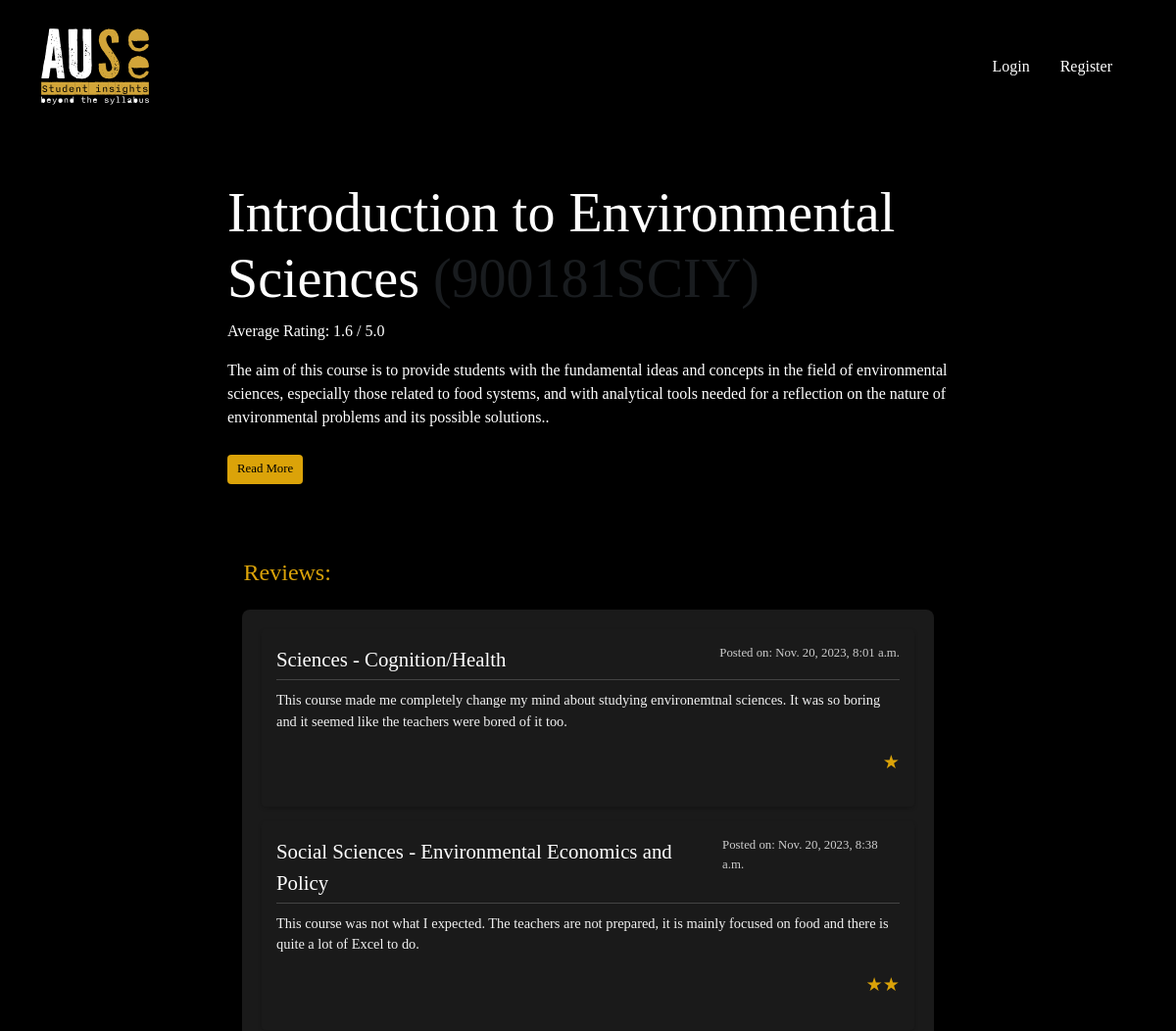
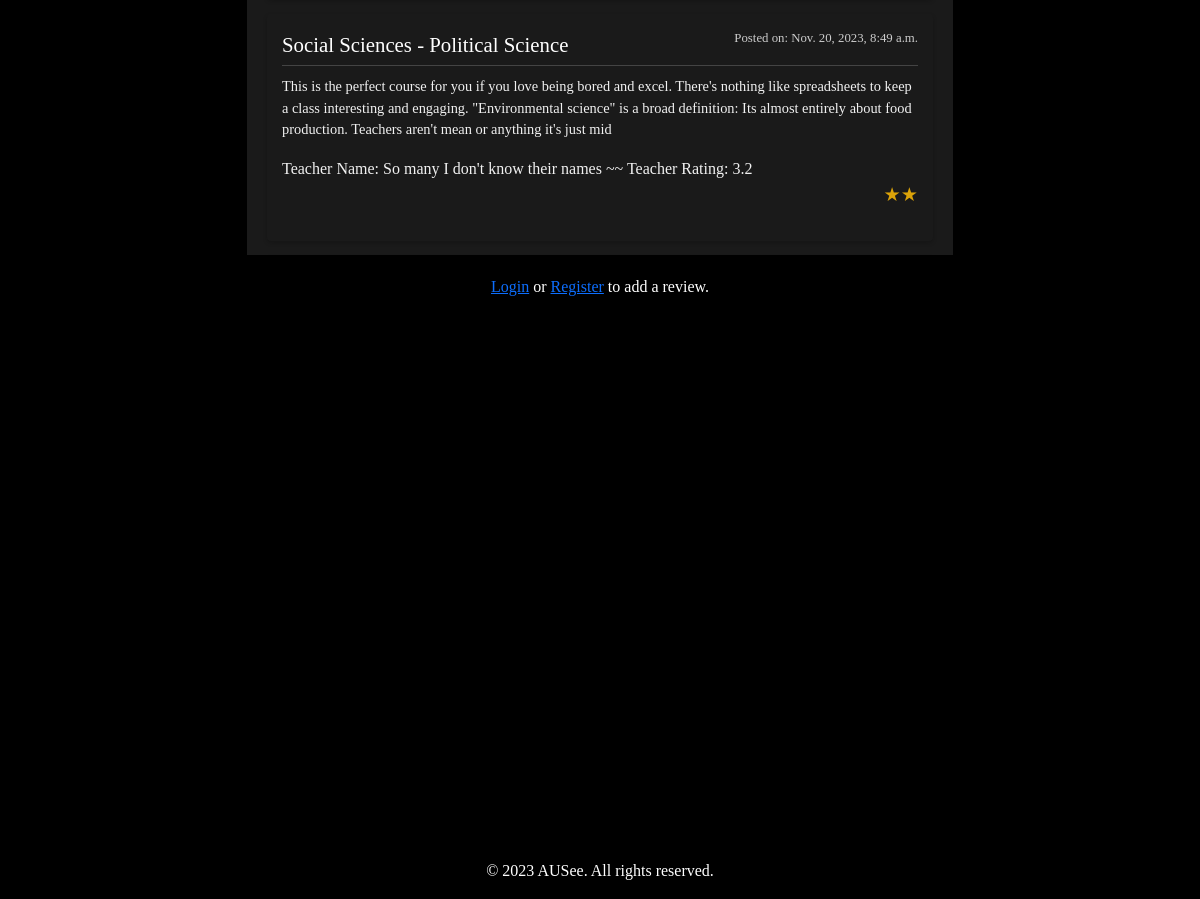
The app's page /courses/121/ with its own data (2 pictures, top to bottom).
### reviews/models.py (models this page shows, shortened)
class Course(models.Model):
    name = models.CharField(max_length=255)
    code = models.CharField(max_length=50)
    description = models.TextField(blank=True, null=True)
    level = models.PositiveSmallIntegerField(choices=LEVEL_CHOICES, default=100)
    def average_rating(self):
        reviews = self.review_set.all()
        if not reviews:
            return None
        total_rating = sum([review.rating for review in reviews])
        avg_rating = total_rating / len(reviews)
        return round(avg_rating, 1)  # round to 1 decimal place

class Review(models.Model):
    course = models.ForeignKey(Course, on_delete=models.CASCADE)
    text = models.TextField()
    rating = models.FloatField(choices=RATING_CHOICES)
    teacher_name = models.CharField(max_length=100, blank = True, null = True)
    teacher_quality = models.FloatField(choices=RATING_CHOICES, blank = True, null = True)
    created_date = models.DateTimeField(auto_now_add=True)
    updated_date = models.DateTimeField(auto_now=True)
    user = models.ForeignKey('users.CustomUser', on_delete=models.CASCADE)

### users/models.py (models this page shows)
class CustomUser(AbstractUser):
    joined_date = models.DateTimeField(auto_now_add=True)
    major = models.CharField(max_length=50, choices=MAJOR_CHOICES, default='Sciences')
    track = models.CharField(max_length=80)

### reviews/views.py (the view)
# urls.py: path('<int:course_id>/', views.course_detail, name='course_detail'),
def course_detail(request, course_id):
    course = get_object_or_404(Course, id=course_id)
    year_filter = request.GET.get('year')
    if year_filter:
        reviews = Review.objects.filter(course=course, created_date__year=year_filter)
    else:
        reviews = Review.objects.filter(course=course)
    years = set(review.created_date.year for review in reviews)
    if request.method == "POST":
        form = ReviewForm(request.POST)
        if form.is_valid():
            review = form.save(commit=False)
            review.course = course
            review.user = request.user  # Set the user for the review
            review.save()
            return redirect('reviews:course_detail', course_id=course_id)
    else:
        form = ReviewForm()
    if 'delete_review' in request.POST:
        review_id = request.POST.get('review_id')
        review = Review.objects.get(id=review_id, user=request.user)
        review.delete()
        return HttpResponseRedirect(request.path_info)
    context = {
        'course': course,
        'reviews': reviews,
        'form': form,
        'current_year': year_filter,
        'available_years': years
    }
    return render(request, 'reviews/course_detail.html', context)

### reviews/templates/reviews/course_detail.html (shortened to what this page needs)
{% extends "base.html" %}
{% block content %}
<div class="container-main">
    <div class="row">
        <div class="col-md-8 offset-md-2">
            <h2 class="display-4">{{ course.name }} <span class="text-muted">({{ course.code }})</span></h2>
            <p><strong>Average Rating:</strong> {{ course.average_rating }} / 5.0</p>
            <div id="courseSummaryShort">
                <p>{{ course.description|truncatechars:800 }}.</p>
                <button id="toggleSummary" class="btn btn-primary" onclick="toggleDescription()">Read More</button>
            </div>
            <h3 class="topicx">Reviews:</h3>
            <div class="reviews-scrollbox">
                <ul class="list-unstyled">
                    <div class="review-container">
                        {% for review in reviews %}
                        <div class="review-item">
                            <div class="review-header">
                                <span class="review-major">{{ review.user.major }} - {{ review.user.track }}</span>
                                <span class="review-date">Posted on: {{ review.created_date }}</span>
                            </div>
                            <div class="review-body">
                                <p class="review-text">{{ review.text }}</p>
                                {% if review.teacher_name %}
                                <div class="review-teacher">
                                    <span>Teacher Name: {{ review.teacher_name }} ~~</span>
                                    <span>Teacher Rating: {{ review.teacher_quality }}</span>
                                </div>
                                {% endif %}
                            </div>
                                <p>
                                    <span class="star-rating" data-rating="{{ review.rating|floatformat:1 }}"></span>
                                </p>
                        </div>
                        {% endfor %}
                    </div>
                </ul>
            </div>
            {% if user.is_authenticated %}
            <div class="container mt-5">
                <div class="row">
                    <div class="col-md-8 offset-md-2">
                        <div class="text-center mb-4">
                            <button id="addReviewButton" class="btn btn-third" onclick="toggleReviewForm()">Add a Review</button>
                        </div>
                        <div id="reviewForm" class="review-container" style="display: none;">
                            <h2 class="text-center mb-4">Add a Review</h2>
                            <form method="post">
                                {% csrf_token %}
                                {{ form.as_p }}
                                <button type="submit" class="btn btn-success">Submit Review</button>
                            </form>
                        </div>
                    </div>
                </div>
            </div>
            {% else %}
            <div class="helptext-container">
                <p>
                  <a href="{% url 'users:login' %}?next={{ request.path }}">Login</a> or
                  <a href="{% url 'users:register' %}?next={{ request.path }}">Register</a> to add a review.
                </p>
            </div>
            {% endif %}
        </div>
    </div>
</div>
{% endblock %}

### templates/base.html (style rules this page uses)
body, html { height: 100%; background-color: black; font-family: nitti-tywriter; }
.wrapper { min-height: 100%; display: flex; flex-direction: column; }

### reviews/templates/reviews/course_detail.html (style rules this page uses)
.review-container { background-color: #1a1a1a; border-radius: 8px; padding: 20px; color: #f1f1f1; }
.review-item { background-color: #1a1a1a; border-radius: 4px; margin-bottom: 10px; padding: 15px; box-shadow: 0 2px 4px rgba(0,0,0,.2); }
.review-header { display: flex; justify-content: space-between; margin-bottom: 5px; }
.review-major { font-weight: bold; color: #4b9cd3; }
.review-date { font-size: 0.8em; color: #cccccc; }
.review-body { border-top: 1px solid #444; padding-top: 10px; }
.review-text { font-size: 0.9em; color: #f1f1f1; }
.review-teacher { margin-top: 10px; }
.reviews-scrollbox { max-height: 700px; overflow-y: auto; background-color: #000000; border-radius: 8px; padding: 15px; margin-bottom: 20px; box-shadow: 0 2px 4px rgba(0,0,0,.1); scroll-behavior: smooth; scrollbar-width: thin; }
.review-item { padding-bottom: 15px; margin-bottom: 15px; }
.helptext-container { text-align: center; }
.helptext-container p { display: inline-block; margin: 0; }
.review-major { font-family: PF Fuel Grime; font-size: 1.3em; font-weight: 10; color: #ffffff; }
.review-text { font-size: 0.9em; color: #f1f1f1; font-weight: 100; }
.btn-primary { background-color: #dba309; color: #000000; border: none; border-radius: 4px; padding: 5px 10px; cursor: pointer; margin-top: 10px; font-size: 0.8em; }
.star-rating { font-size: 1.2em; color: #dba309; font-weight: 100; display: flex; justify-content: right; }
.container-main { background-color: #000000; color: #ffffff; font-weight: 100; }
.btn-primary { margin-bottom: 5%; }
.topicx { font-family: PF Fuel Grime; font-size: 1.5em; font-weight: 10; color: #dba309; margin-left: 2.25%; margin-top: 40px; }

### records on screen
Course: name "Introduction to Environmental Sciences", code "900181SCIY", average_rating "1.6", description "The aim of this course is to provide students with the fundamental ideas and concepts in the field of environmental sciences, especially those related to food systems, and with analytical tools needed for a reflection on the nature of environmental problems and its possible solutions."
Review: user.major "Sciences", user.track "Cognition/Health", created_date "Nov. 20, 2023, 8:01 a.m.", text "This course made me completely change my mind about studying environemtnal sciences. It was so boring and it seemed like the teachers were bored of it too."
Review: user.major "Social Sciences", user.track "Environmental Economics and Policy", created_date "Nov. 20, 2023, 8:38 a.m.", text "This course was not what I expected. The teachers are not prepared, it is mainly focused on food and there is quite a lot of Excel to do."
Review: user.major "Social Sciences", user.track "Political Science", created_date "Nov. 20, 2023, 8:49 a.m.", text "This is the perfect course for you if you love being bored and excel. There's nothing like spreadsheets to keep a class interesting and engaging. \"Environmental science\" is a broad definition: Its almost entirely about food production. Teachers aren't mean or anything it's just mid", teacher_name "So many I don't know their names", teacher_quality "3.2"
